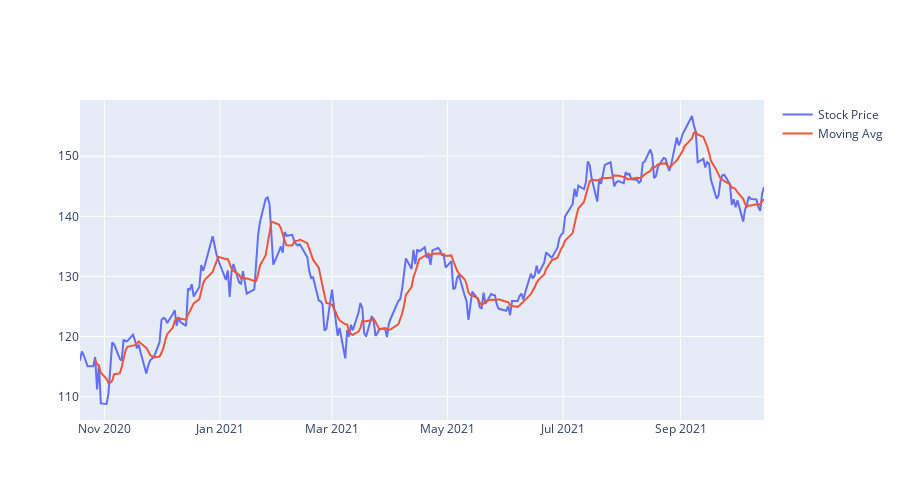

The notebook cell saved with this chart:
### Markdown cell above
## Moving Averages

### Code cell
fig = go.Figure()

fig.add_trace(go.Scatter(
    x=df_aapl.Price.index,
    y=df_aapl.Price,
    mode='lines',
    name="Stock Price"))

fig.add_trace(go.Scatter(
    x=df_aapl.rolling(window=7).mean().index,
    y=df_aapl.rolling(window=7).mean()["Price"],
    mode='lines',
    name="Moving Avg")) # mean of values for 7 days 

fig.update_layout(
    height=500,
)

### Figure 1 — Plotly figure (JSON) as saved in the notebook; plotly's stock layout.template omitted (floating-point values rounded to 4 significant figures; data arrays with more than 128 entries replaced by an {"elided": "..."} marker saying what was removed)
{"data": [{"mode": "lines", "name": "Stock Price", "type": "scatter", "x": {"elided": "251 str values"}, "y": {"elided": "251 float values"}}, {"mode": "lines", "name": "Moving Avg", "type": "scatter", "x": {"elided": "251 str values"}, "y": {"elided": "251 float values"}}], "layout": {"height": 500}}
